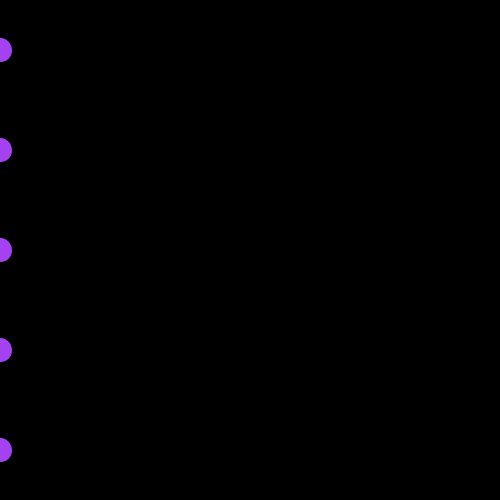
Frame 1 (no input)
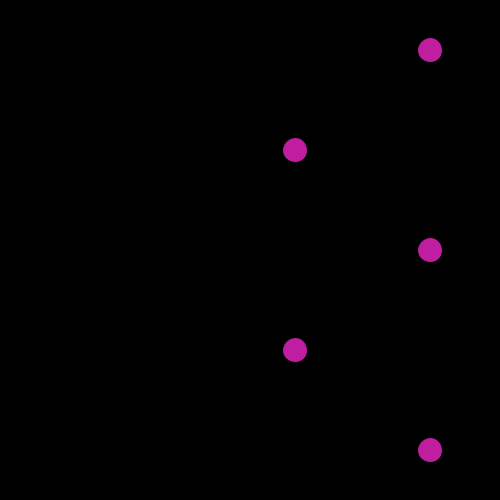
Frame 60 (the mouse pressed at the canvas centre just before this capture)
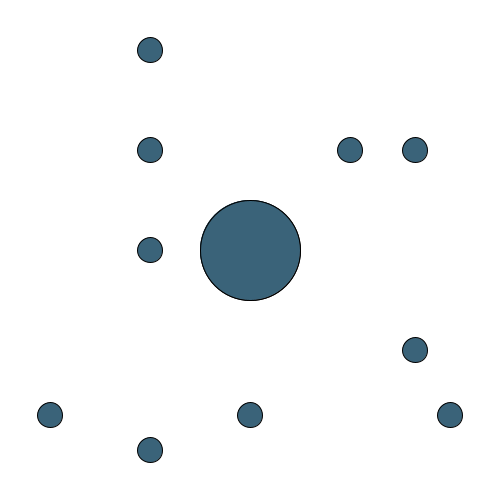
Frame 120 (the mouse held since frame 60 and released just before this capture)

The Processing sketch that drew these frames (run headless with seeded random() and noise(); from frame 60 on, the mouse is pressed at the canvas centre):

// Processing sketch: processing_135889
// ── processing_135889.pde

/* Douglas Tran Feb 24 Creative Computing Rory Solomon */

int x = 0;
int xdirection = 5;
int y = 0;
int ydirection = 10;



void setup() {
  size (500, 500);
  smooth ();
}

void draw() {

  float color1;
  float color2;
  float color3;


  color1 = (random(0, 255));
  color2 = (random(0, 255));
  color3 = (random(0, 255));



  if (mouseY < 250) {
    background (0);
  } 
  else {
    background (255);
  }
  fill (color1, color2, color3);
  ellipse (0 +y, 50, 25, 25);
  ellipse (0+x, 150, 25, 25);
  ellipse (0+y, 250, 25, 25);
  ellipse (0+x, 350, 25, 25);
  ellipse (0+y, 450, 25, 25);

  if (mousePressed) {
    ellipse (mouseX, mouseY, 100, 100);
    ellipse (mouseY, mouseX, 100, 100);
    fill (color1, color2, color3);
    ellipse (50, 0 +x, 25, 25);
    ellipse (150, 0+y, 25, 25);
    ellipse (250, 0+x, 25, 25);
    ellipse (350, 0+y, 25, 25);
    ellipse (450, 0+x, 25, 25);
  }

  x = x + xdirection;
  y = y + ydirection;

  if (x>500) {
    xdirection = -5;
  } 
  else if ( x < 0) {
    xdirection = 5;
  }

  if (y>500) {
    ydirection = -10;
  } 
  else if ( y < 0) {
    ydirection = 10;
  }
}
